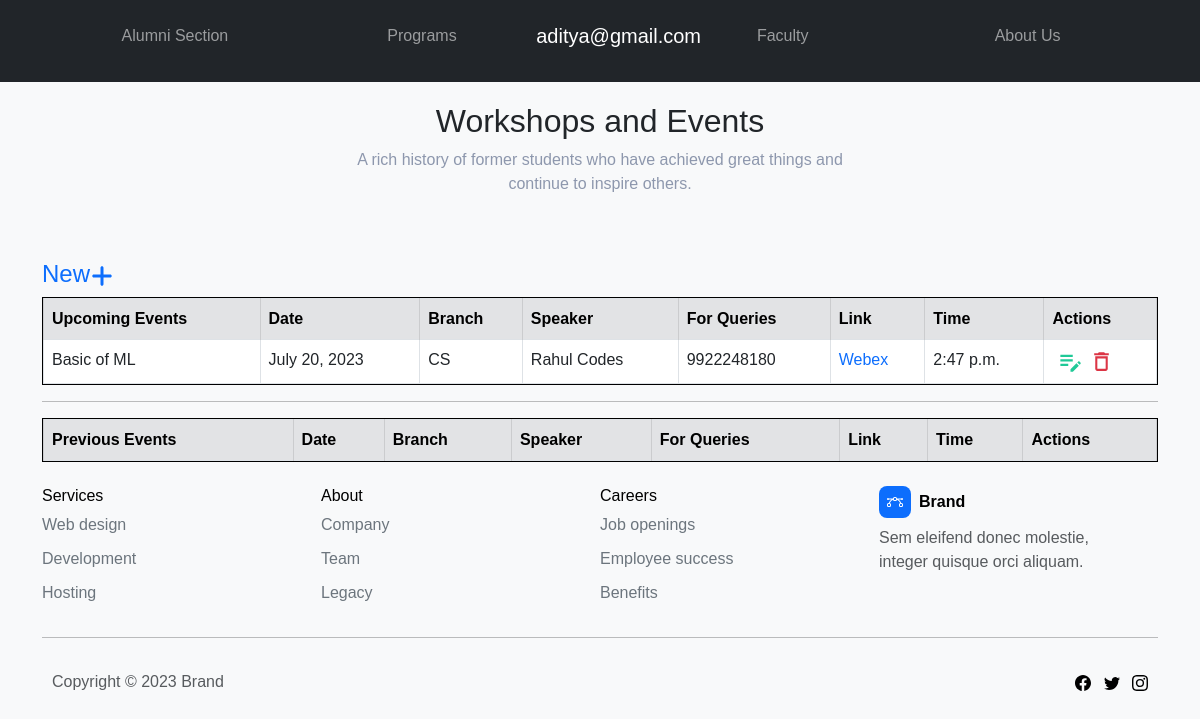
Before: /Programs/events/ (signed in) with the older database file.
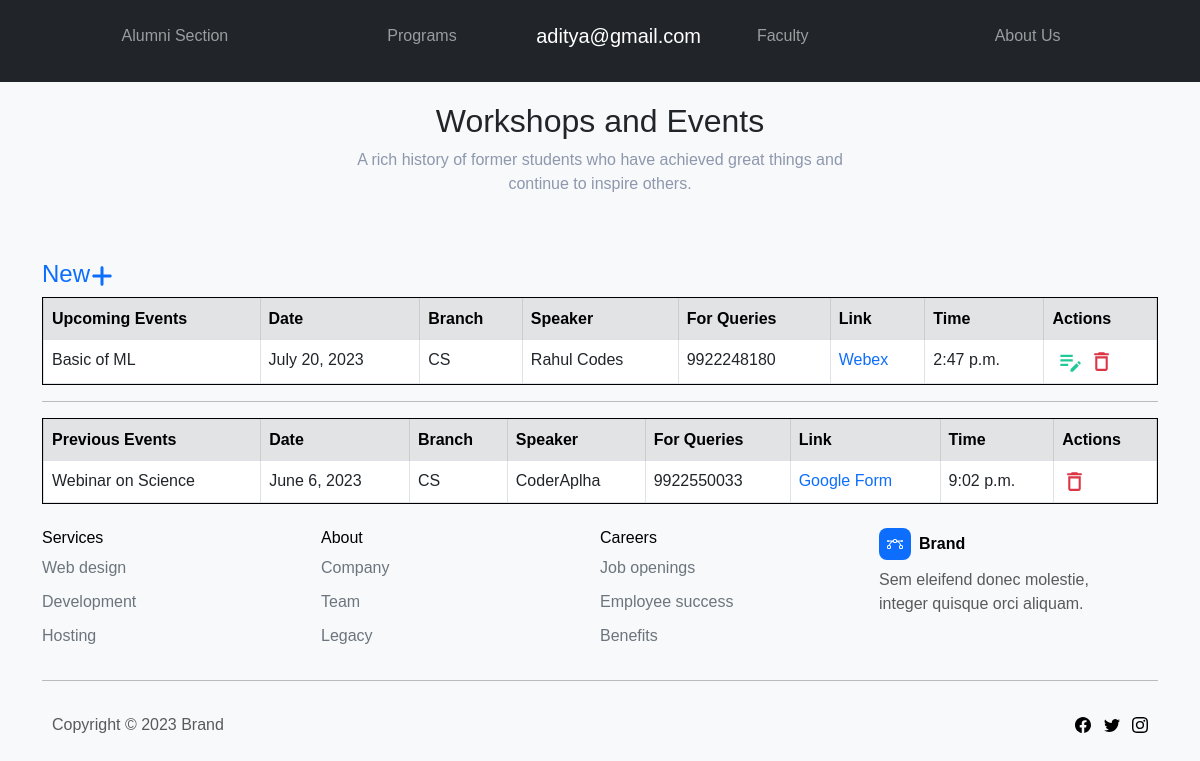
After: the same page with the newer database file.
### Programs/models.py (models this page shows)
class Events(models.Model):
    user = models.ForeignKey(User,on_delete=models.DO_NOTHING)
    event_name = models.CharField(max_length=200)
    platform_title = models.CharField(max_length=200)
    platform_link = models.URLField(max_length=500)
    speaker = models.CharField(max_length=200)
    event_date = models.DateTimeField()
    contact_to = models.CharField(max_length=20)
    branch = models.CharField(max_length=20)

### Programs/views.py (the view)
# urls.py: path('events/',events,name="event"),
def events(request):
    event = Events.objects.all().order_by('event_date').filter(Q(event_date__gte=today))
    pevent = Events.objects.all().order_by('event_date').filter(Q(event_date__lt=today))
    is_student = StudentProfile.objects.filter(user_id=request.user).exists()
    context = {'events': event, 'is_student': is_student, 'pevents':pevent}
    return render(request, 'Programs/events.html', context)

### templates/Programs/events.html (shortened to what the changed rows need)
{% extends 'base.html' %}
{% load static %}
{% block main %}
    <div>
        <div class="container">
            <div class="row">
                <div class="col" style="margin-top: 20px;">
                    <div class="row mb-4 mb-lg-5">
                        <div class="col-md-8 col-xl-6 text-center mx-auto">
                            <h2 style="color: rgb(33,37,41);">Workshops and Events</h2>
                        </div>
                    </div>
                </div>
                <div class="col-md-12">
                    <div class="table-responsive fs-6 fw-lighter" style="border-width: 0.25px;border-style: solid;">
                        <table class="table table-bordered" id="example" cellspacing="0" width="100%">
                            <thead>
                                <tr>
                                    <th class="table-secondary">Upcoming Events</th>
                                    <th class="table-secondary">Date</th>
                                    <th class="table-secondary">Branch</th>
                                    <th class="table-secondary">Speaker</th>
                                    <th class="table-secondary">For Queries</th>
                                    <th class="table-secondary"><strong>Link</strong></th>
                                    <th class="table-secondary">Time</th>
                                    {% if is_student %}
                                    <th class="table-secondary">Actions</th>
                                    {% endif %}
                                </tr>
                            </thead>
                            <tbody>
                                {% for event in events %}
                                <tr>
                                    <td>{{ event.event_name}}</td>
                                    <td>{{ event.event_date.date }}</td>
                                    <td>{{ event.branch }}</td>
                                    <td>{{ event.speaker }}</td>
                                    <td>{{ event.contact_to }}</td>
                                    <td><a href="{{ event.platform_link }}" target="_blank">{{ event.platform_title }}</a></td>
                                    <td>{{ event.event_date.time }}</td>
                                    {% if is_student %}
                                    <td><a href="#" style="margin-right: 5px;margin-left: 5px;">
                                            </a><a href="{% url 'delete_event' event.id %}"></a></td>
                                    {% endif %}
                                </tr>
                                {% endfor %}
                            </tbody>
                        </table>
                    </div>
                    <div class="table-responsive fs-6 fw-lighter" style="border-width: 0.25px;border-style: solid;">
                        <table class="table table-bordered" id="example" cellspacing="0" width="100%">
                            <thead>
                                <tr>
                                    <th class="table-secondary">Previous Events</th>
                                    <th class="table-secondary">Date</th>
                                    <th class="table-secondary">Branch</th>
                                    <th class="table-secondary">Speaker</th>
                                    <th class="table-secondary">For Queries</th>
                                    <th class="table-secondary"><strong>Link</strong></th>
                                    <th class="table-secondary">Time</th>
                                    {% if is_student %}
                                    <th class="table-secondary">Actions</th>
                                    {% endif %}
                                </tr>
                            </thead>
                            <tbody>
                                {% for event in pevents %}
                                <tr>
                                    <td>{{ event.event_name}}</td>
                                    <td>{{ event.event_date.date }}</td>
                                    <td>{{ event.branch }}</td>
                                    <td>{{ event.speaker }}</td>
                                    <td>{{ event.contact_to }}</td>
                                    <td><a href="{{ event.platform_link }}" target="_blank">{{ event.platform_title }}</a></td>
                                    <td>{{ event.event_date.time }}</td>
                                    {% if is_student %}
                                    <td><a href="{% url 'delete_event' event.id %}"></a></td>
                                    {% endif %}
                                </tr>
                                {% endfor %}
                            </tbody>
                        </table>
                    </div>
                </div>
            </div>
        </div>
    </div>
{% endblock %}

Changed rows visible on the page:
added Events: event_name "Webinar on Science", event_date "June 6, 2023", branch "CS", speaker "CoderAplha", contact_to "9922550033", platform_title "Google Form", event_date.time "9:02 p.m."
